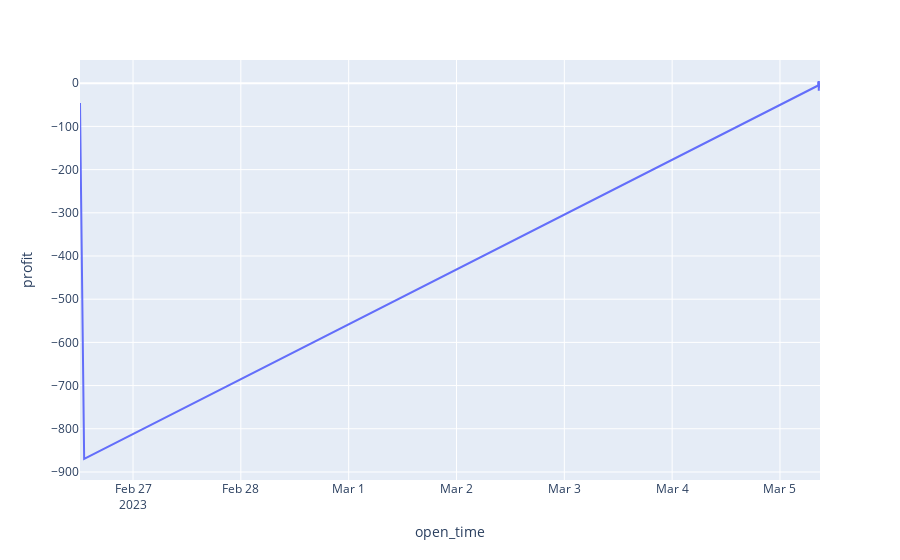

Notebook source saved alongside this figure:
### Markdown cell above
## Profit

### Code cell
#import matplotlib.pyplot as plt
import plotly.express as px
# Calc profit, considering only closing trades
profit=trades.copy()
profit["cum_profit"] = profit["profit"].cumsum()
profit["color"]=np.where(profit.profit >=0, "green","red")
profit.tail()

#Plot
fig = px.line(profit, x="open_time", y="profit")
fig.show()

### Figure 1 — Plotly figure (JSON) as saved in the notebook; plotly's stock layout.template omitted (floating-point values rounded to 4 significant figures)
{"data": [{"hovertemplate": "open_time=%{x}<br>profit=%{y}<extra></extra>", "legendgroup": "", "line": {"color": "#636efa", "dash": "solid"}, "marker": {"symbol": "circle"}, "mode": "lines", "name": "", "orientation": "v", "showlegend": false, "type": "scatter", "x": ["2023-02-26T12:11:55.589721", "2023-02-26T13:07:32.195792", "2023-03-05T08:29:46.921700", "2023-03-05T08:31:14.769513", "2023-03-05T08:33:38.652402", "2023-03-05T08:37:09.594844", "2023-03-05T08:37:50.515445", "2023-03-05T08:38:25.894413", "2023-03-05T08:39:15.329011", "2023-03-05T08:40:16.595495", "2023-03-05T08:43:24.687356", "2023-03-05T08:54:34.493511"], "xaxis": "x", "y": [-45.95, -870.0, -5.33, 3.65, -2.59, -0.78, -1.46, -17.36, 5.1, 0.53, -10.38, null], "yaxis": "y"}], "layout": {"legend": {"tracegroupgap": 0}, "margin": {"t": 60}, "xaxis": {"anchor": "y", "domain": [0, 1], "title": {"text": "open_time"}}, "yaxis": {"anchor": "x", "domain": [0, 1], "title": {"text": "profit"}}}}
